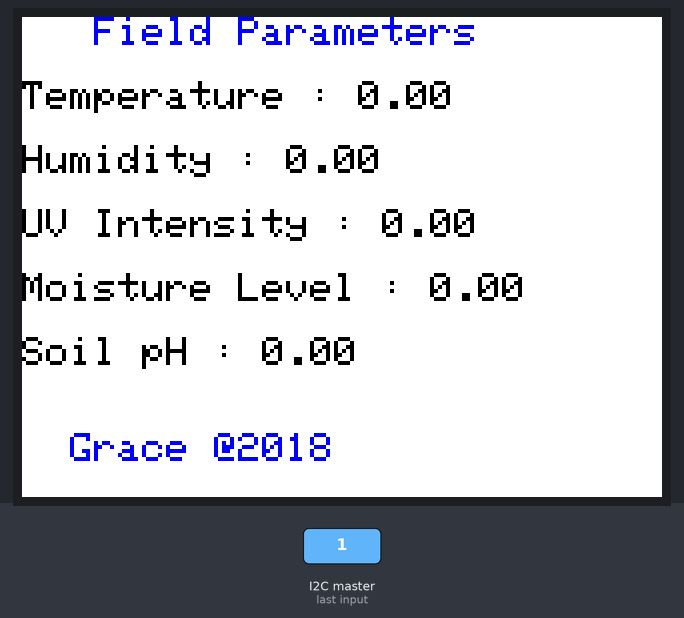
Bench run of a sketch on a simulated Arduino Mega 2560, built with avr-gcc and run on an emulated ATmega2560. Parts: 320×240 colour display. The inputs (shaded band) are chosen by the test bench. Storage starts empty; what the sketch prints to the serial monitor is not drawn.

1.9 s: the I2C master sends the byte 1
Above: at 3.1 s.
3.4 s: the I2C master sends the byte 2
4.9 s: the I2C master sends the byte 90
Timing chart, 0 to 7.9 s (numbered marks = the images above; inputs shaded):
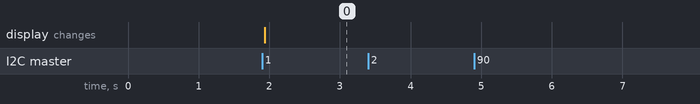

Measured:
- after the input at 1.9 s, the display: changes at once (image 0)
- after the input at 3.4 s, every drawn part: stays the same
- after the input at 4.9 s, every drawn part: stays the same

The sketch:

TFT_Display_and_SD_saving_System.ino
```cpp
#include <Wire.h>
#include "SPI.h"
#include "Adafruit_GFX.h"
#include "Adafruit_ILI9340.h"
#include <SD.h>

#define DISLAPY_AND_SD_SYSTEM_ADDRESS 0xC2

#define _sclk 52
#define _miso 50
#define _mosi 51
#define _cs 10
#define _dc 9
#define _rst 8
#define _sd_cs 7

#define BACKGROUND_COLOR ILI9340_WHITE
#define FOREGROUND_COLOR ILI9340_BLACK

Adafruit_ILI9340 tft = Adafruit_ILI9340(_cs, _dc, _rst); //initialising the Adafruit TFT screen

float _temprature;
float _humidity;
float _uv_intensity;
float _moisture;
float _ph;
char wire_message[100];

bool readingDone = false;

void setup() {

  Wire.begin(DISLAPY_AND_SD_SYSTEM_ADDRESS); //Initialize the wire library for I2C communication

  Wire.onReceive(onReceiveHandler);

  Wire.onRequest(onRequestHandler);

  Serial.begin(9600); //intialize the Serial port communication

  tft.begin(); //initialize the tft display

  Serial.print("Testing Screen  : ");

  Serial.println(testFillScreen());

  tft.fillScreen(BACKGROUND_COLOR); //fill the tft screen with background color

  tft.setTextColor(FOREGROUND_COLOR);//fill the tft screen with foreground color

  tft.setRotation(3);

  tft.setTextSize(2); //set the text size and font for the TFT display

  SD.begin(_sd_cs); //this initializes saving to the sd card

}

void onReceiveHandler(int receivedBytes){

  readingDone = false;

  int count = 0;

  while(Wire.available() > 0){

    wire_message[count] = Wire.read();

    count ++;

  }

  Serial.println(wire_message);

  executeWireReceivedMessage();

  readingDone = true;

}

void onRequestHandler(){

  if(readingDone)
    Wire.write('1');
  else
    Wire.write('0');

}

unsigned long testFillScreen() {

  unsigned long start = micros();

  tft.fillScreen(ILI9340_BLACK);

  tft.fillScreen(ILI9340_RED);

  tft.fillScreen(ILI9340_GREEN);

  tft.fillScreen(ILI9340_BLUE);

  tft.fillScreen(ILI9340_BLACK);

  return micros() - start;

}

/**
 * EXTRACTING VALUES FROM THE RECEIVING BUFFER
 */
float readTemprature(char buff[]){

  String buffString = String(buff);

  return buffString.substring((buffString.indexOf("TEM")+3), buffString.indexOf('<')).toFloat();

}

float readMoisture(char buff[]){

  String buffString = String(buff);

  return buffString.substring((buffString.indexOf("MOI")+3), buffString.indexOf(';')).toFloat();

}

float readPH(char buff[]){

  String buffString = String(buff);

  return buffString.substring((buffString.indexOf("PHV")+3), buffString.indexOf('?')).toInt();

}

float readUV(char buff[]){

  String buffString = String(buff);

  return buffString.substring((buffString.indexOf("UVI")+3), buffString.indexOf('>')).toInt();

}

float readHumidity(char buff[]){

  String buffString = String(buff);

  return buffString.substring((buffString.indexOf("HUM")+3), buffString.indexOf(':')).toInt();
}

void executeWireReceivedMessage(){

  _temprature = readTemprature(wire_message);

  _humidity = readHumidity(wire_message);

  _uv_intensity = readUV(wire_message);

  _moisture = readMoisture(wire_message);

  _ph = readPH(wire_message);

  /**
 * Displaying to the TFT screen for Adafruit
 */
  tft.setCursor(0, 0);

  tft.setTextColor(ILI9340_BLUE);//fill the tft screen with foreground color

  tft.println("   Field Parameters");

  tft.println();

  tft.setTextColor(FOREGROUND_COLOR);//fill the tft screen with foreground color

  tft.print("Temperature : ");

  tft.println(_temprature);

  tft.println();

  tft.print("Humidity : ");

  tft.println(_humidity);

  tft.println();

  tft.print("UV Intensity : ");

  tft.println(_uv_intensity);

  tft.println();

  tft.print("Moisture Level : ");

  tft.println(_moisture);

  tft.println();

  tft.print("Soil pH : ");

  tft.println(_ph);

  tft.println();

  tft.println();

  tft.setTextColor(ILI9340_BLUE);//fill the tft screen with foreground color

  tft.println("  Grace @2018");

  /**
   * saving the field parameter data to sd card
   */
  if(!SD.exists("AIS"))

    SD.mkdir("AIS");

  File dataFile = SD.open("datalog.txt", FILE_WRITE);

  dataFile.print("Temperature : ");

  dataFile.println(_temprature);

  dataFile.print("Humidity : ");

  dataFile.println(_humidity);

  dataFile.print("UV Intensity : ");

  dataFile.println(_uv_intensity);

  dataFile.print("Moisture Level : ");

  dataFile.println(_moisture);

  dataFile.print("Hydrogen Potential (ph) : ");

  dataFile.println(_ph);

  dataFile.close();

  //tft.fillScreen(BACKGROUND_COLOR);

}


void loop() {

}
```
